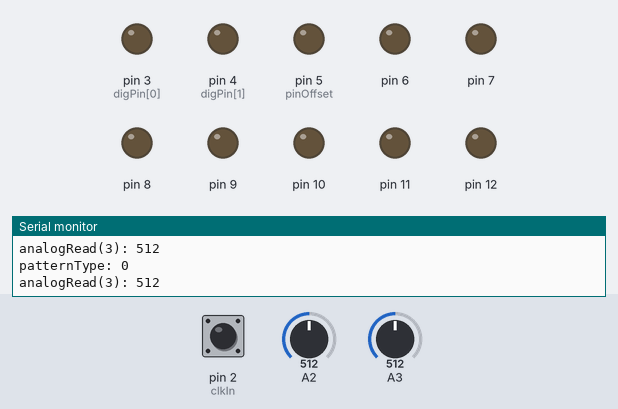
This sketch was run on a simulated Arduino Nano, built with avr-gcc and run on an emulated ATmega328P. Shown: output pins drawn as LEDs (lit = HIGH), the last lines printed to the serial monitor. The test bench sets the inputs (shaded band); at power-on: pin 2 (clkIn) LOW, A3 = 512, A2 = 512.

Above: at 1.2 s.
1.3 s: pin 2 (clkIn) driven HIGH
At 2.5 s:
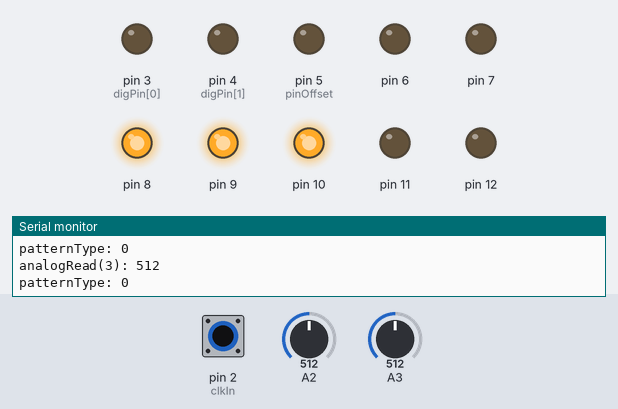
2.8 s: A3 set to 988
4.3 s: A3 set to 1011
7.3 s: pin 2 (clkIn) pulsed LOW 2 times (0.12 s each, 0.3 s apart)
At 8.5 s:
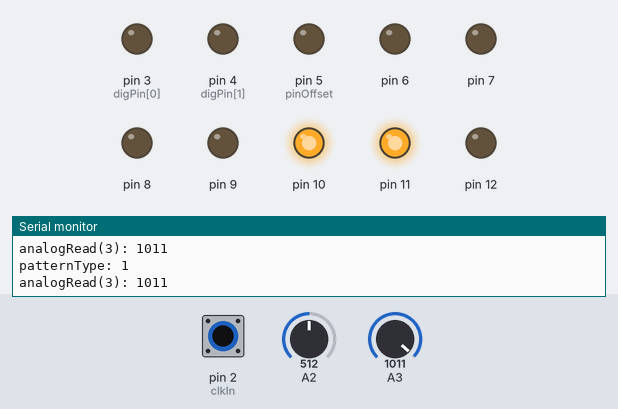
9.4 s: pin 2 (clkIn) pulsed LOW 5 times (0.12 s each, 0.3 s apart)
At 12.0 s:
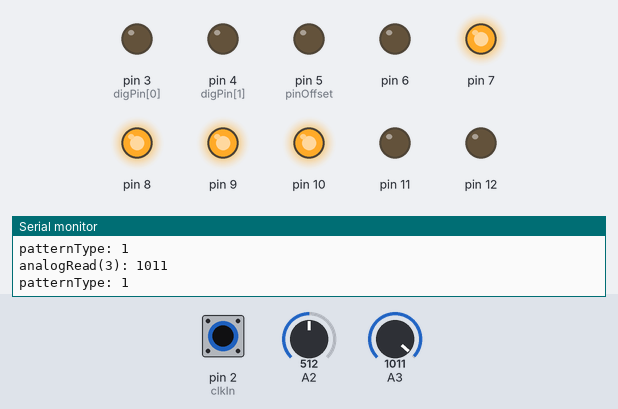
Timing chart, 0 to 13.4 s (numbered marks = the images above; inputs shaded):
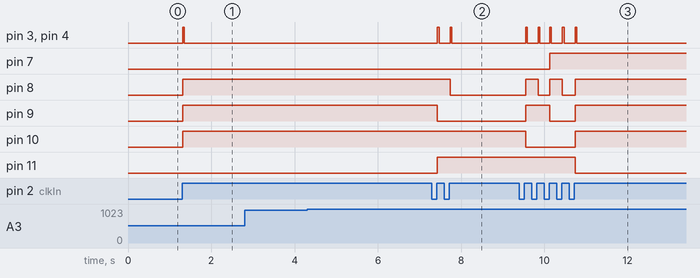

Measured:
- after the input at 1.3 s, pin 3 (digPin[0]), pin 4 (digPin[1]): LOW → HIGH at once, → LOW 0.04 s later; pin 8–10: LOW → HIGH at once
- after the input at 7.3 s, pin 3 (digPin[0]), pin 4 (digPin[1]): alternates HIGH for 0.04 s and LOW for 0.27 s, 4 changes in all, then stays LOW, starting after 0.13 s; pin 8: HIGH → LOW after 0.44 s; pin 9: HIGH → LOW after 0.13 s; pin 11: LOW → HIGH after 0.13 s
- after the input at 9.4 s, pin 3 (digPin[0]), pin 4 (digPin[1]): alternates HIGH for 0.04 s and LOW for 0.27 s, 10 changes in all, then stays LOW, starting after 0.15 s

The sketch:

Arp.ino
```cpp
//#include <math.h>
//#include "drumPatterns.h";


//  constants related to the Arduino Nano pin use
const int clkIn = 2;           // the digital (clock) input
const int digPin[2] = {3, 4};  // the digital output pins
const int pinOffset = 5;       // the first DAC pin (from 5-12)
const int trigTime = 25;       // 25 ms trigger timing

//  variables for interrupt handling of the clock input
volatile int clkState = LOW;

//  variables used to control the current DIO output states
int digState[2] = {LOW, LOW};        // start with both set low
unsigned long digMilli[2] = {0, 0};  // a place to store millis()

int currentPosition = -1;
int previousPosition = -1;
int previousNon0Position = 0;
int currentDirection = 1;

int scale;


const int noOfPatterns = 3;
const int patternLength = 9;
int patternType;
int patternTypeUtility = 1023 / noOfPatterns;
int patternPlace = 0;
int pattern[noOfPatterns][patternLength] = {
  {0,1,2,3,4,5,6,7,8},
  {8,7,6,5,4,3,2,1,0},
  {8,7,6,5,4,3,2,1,0}
};


const int noOfScales = 25;
const int scaleLength = 9;
int scaleUtility = 1023 / noOfScales;
int scales[noOfScales][scaleLength] = {

  // scales. 99 means "end here"

  // Major. 12 scales
  {1,3,4,6,8,9,11,13,99},    // c major
  {1,3,5,6,8,10,11,13,99},   // d major
  {2,4,5,7,9,10,12,14,99},   // C#/Db
  {2,4,6,7,9,11,12,14,99},   // D#/Eb
  {1,3,5,7,8,10,12,13,99},   // E Major
  {1,2,4,6,8,9,11,13,99},    // F Major
  {2,3,5,7,9,10,12,14,99},   // F#/Gb
  {1,3,4,6,8,10,11,13,99},   // G Major
  {2,4,5,7,9,11,12,14,99},   // G#/Ab
  {1,3,5,6,8,10,12,13,99},   // A Major
  {1,2,4,6,7,9,11,13,99},    // A#/Bb
  {2,3,5,7,8,10,12,14,99},   // B Major

  // Minor. 12 scales.
  {1,3,4,6,8,9,11,13,99},    // A Minor
  {2,4,5,7,9,10,12,14,99},   // A#/Bb
  {1,3,5,6,8,10,11,13,99},   // B Minor
  {1,3,5,6,8,10,12,13,99},   // C Minor
  {1,3,5,7,8,10,12,13,99},   // C#/Db
  {1,2,4,6,8,9,11,13,99},    // D Minor
  {2,3,5,7,9,10,12,14,99},   // D#/Eb
  {1,3,4,6,8,10,11,13,99},   // E Minor
  {2,4,5,7,9,11,12,14,99},   // F Minor
  {1,3,5,6,8,10,12,13,99},   // F#/Gb
  {1,2,4,6,7,9,11,13,99},    // G Minor
  {1,2,3,5,7,8,12,13,99},     // G#/Ab

  // Pentatonic. 12 scales.
  {1,4,6,8,11,13,99,99,99}
};

////////////////////////////////////////////////////////

void setup()
{
  Serial.begin(9600);

  pinMode(clkIn, INPUT);

  for (int i=0; i<2; i++) {
    pinMode(digPin[i], OUTPUT);
    digitalWrite(digPin[i], LOW);
  }

  for (int i=0; i<8; i++) {
    pinMode(pinOffset+i, OUTPUT);
    digitalWrite(pinOffset+i, LOW);
  }
  attachInterrupt(0, isr, RISING);
}


void loop() {

  scale = (analogRead(2) / scaleUtility) -1;
  if (scale == -1) {scale = 0;}

  patternType = (analogRead(3) / patternTypeUtility) -1;
  if (patternType == -1) {patternType = 0;}

 Serial.print("analogRead(3): "); Serial.println(analogRead(3));
 Serial.print("patternType: "); Serial.println(patternType);

  digitalWrite(digPin[0], clkState);
  digitalWrite(digPin[1], clkState);

  if (clkState == HIGH) {
    clkState = LOW;
    currentPosition = pattern[patternType][patternPlace];
    patternPlace++;

    if (scales[scale][currentPosition] == 99) { // if we are in the last position
      patternPlace = 0;
      currentPosition = 0;
      int note = (((scales[scale][currentPosition]) * 4) + (12 * 4));
      dacOutput(note);
      patternPlace++;
    }

    else {
      int note = (((scales[scale][currentPosition]) * 4) + (12 * 4));
      dacOutput(note);
    }
  }
}


void isr()
{
  clkState = HIGH;
}

void writeStep(boolean on){
    if(on){
        digitalWrite(digPin[0], HIGH);
        digitalWrite(digPin[1], LOW);
    }else{
        digitalWrite(digPin[0], LOW);
        digitalWrite(digPin[1], HIGH);
    }
}

//  dacOutput(long) - deal with the DAC output
//  ------------------------------------------
void dacOutput(long v)
{
  // feed this routine a value between 0 and 255 and teh DAC
  // output will send it out.
  int tmpVal = v;
  for (int i=0; i<8; i++) {
    digitalWrite(pinOffset + i, tmpVal & 1);
    tmpVal = tmpVal >> 1;
  }
}
```
